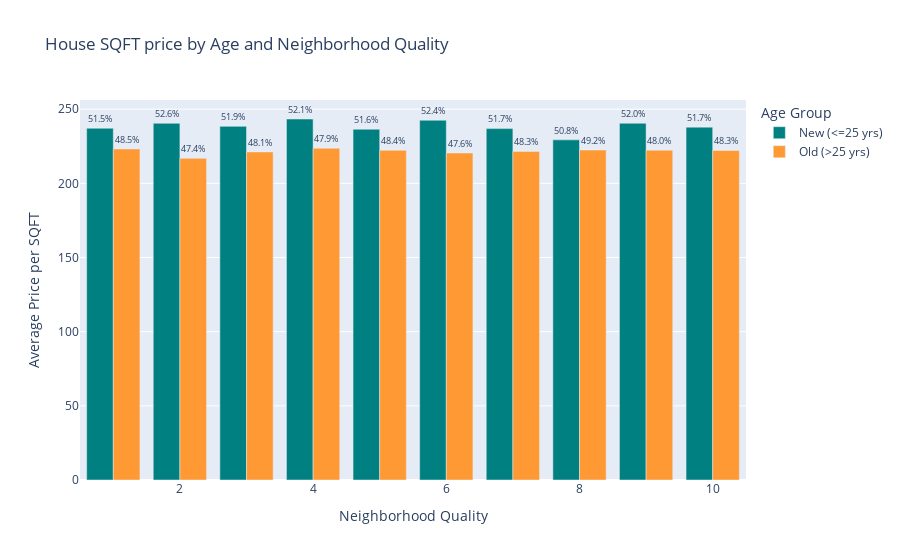

The notebook cell saved with this chart:
### Markdown cell above
**we saw that Age dosen't have affect on house price , so beside age How House Neighborhood Quality Affects It Is Price**

### Code cell
age_threshold = 25
housing['Age_Group'] = housing['House_Age'].apply(lambda x: 'Old (>25 yrs)' if x > age_threshold else 'New (<=25 yrs)')

avg_age_quality = housing.groupby(['Neighborhood_Quality', 'Age_Group'])['Price_per_SQFT'].mean().reset_index()

avg_age_quality['Percentage'] = avg_age_quality.groupby('Neighborhood_Quality')['Price_per_SQFT'].transform(lambda x: 100 * x / x.sum())

fig = px.bar(
    avg_age_quality,
    x='Neighborhood_Quality',
    y='Price_per_SQFT',
    color='Age_Group',
    barmode='group',
    text=avg_age_quality['Percentage'].apply(lambda x: f'{x:.1f}%'),
    labels={'Price_per_SQFT':'Average Price per SQFT', 'Neighborhood_Quality':'Neighborhood Quality'},
    title='House SQFT price by Age and Neighborhood Quality ',
     color_discrete_map={
        'Old (>25 yrs)': '#FF9933',  
        'New (<=25 yrs)': '#008080'  
    }
)

fig.update_traces(textposition='outside', hovertemplate='<b>Neighborhood:</b> %{x}<br><b>Price per SQFT:</b> $%{y:.2f}<br><b>Percentage:</b> %{text}')
fig.update_layout(yaxis=dict(title='Average Price per SQFT'), xaxis=dict(title='Neighborhood Quality'), legend_title='Age Group')

fig.show()

### Figure 1 — Plotly figure (JSON) as saved in the notebook; plotly's stock layout.template omitted (floating-point values rounded to 4 significant figures)
{"data": [{"alignmentgroup": "True", "hovertemplate": "<b>Neighborhood:</b> %{x}<br><b>Price per SQFT:</b> $%{y:.2f}<br><b>Percentage:</b> %{text}", "legendgroup": "New (<=25 yrs)", "marker": {"color": "#008080", "pattern": {"shape": ""}}, "name": "New (<=25 yrs)", "offsetgroup": "New (<=25 yrs)", "orientation": "v", "showlegend": true, "text": ["51.5%", "52.6%", "51.9%", "52.1%", "51.6%", "52.4%", "51.7%", "50.8%", "52.0%", "51.7%"], "textposition": "outside", "type": "bar", "x": [1, 2, 3, 4, 5, 6, 7, 8, 9, 10], "xaxis": "x", "y": [237.1, 240.5, 238.4, 243.4, 236.5, 242.5, 236.9, 229.3, 240.5, 237.9], "yaxis": "y"}, {"alignmentgroup": "True", "hovertemplate": "<b>Neighborhood:</b> %{x}<br><b>Price per SQFT:</b> $%{y:.2f}<br><b>Percentage:</b> %{text}", "legendgroup": "Old (>25 yrs)", "marker": {"color": "#FF9933", "pattern": {"shape": ""}}, "name": "Old (>25 yrs)", "offsetgroup": "Old (>25 yrs)", "orientation": "v", "showlegend": true, "text": ["48.5%", "47.4%", "48.1%", "47.9%", "48.4%", "47.6%", "48.3%", "49.2%", "48.0%", "48.3%"], "textposition": "outside", "type": "bar", "x": [1, 2, 3, 4, 5, 6, 7, 8, 9, 10], "xaxis": "x", "y": [223.1, 216.8, 221.2, 223.6, 222.2, 220.4, 221.5, 222.4, 222.3, 222.2], "yaxis": "y"}], "layout": {"barmode": "group", "legend": {"title": {"text": "Age Group"}, "tracegroupgap": 0}, "title": {"text": "House SQFT price by Age and Neighborhood Quality "}, "xaxis": {"anchor": "y", "domain": [0, 1], "title": {"text": "Neighborhood Quality"}}, "yaxis": {"anchor": "x", "domain": [0, 1], "title": {"text": "Average Price per SQFT"}}}}
